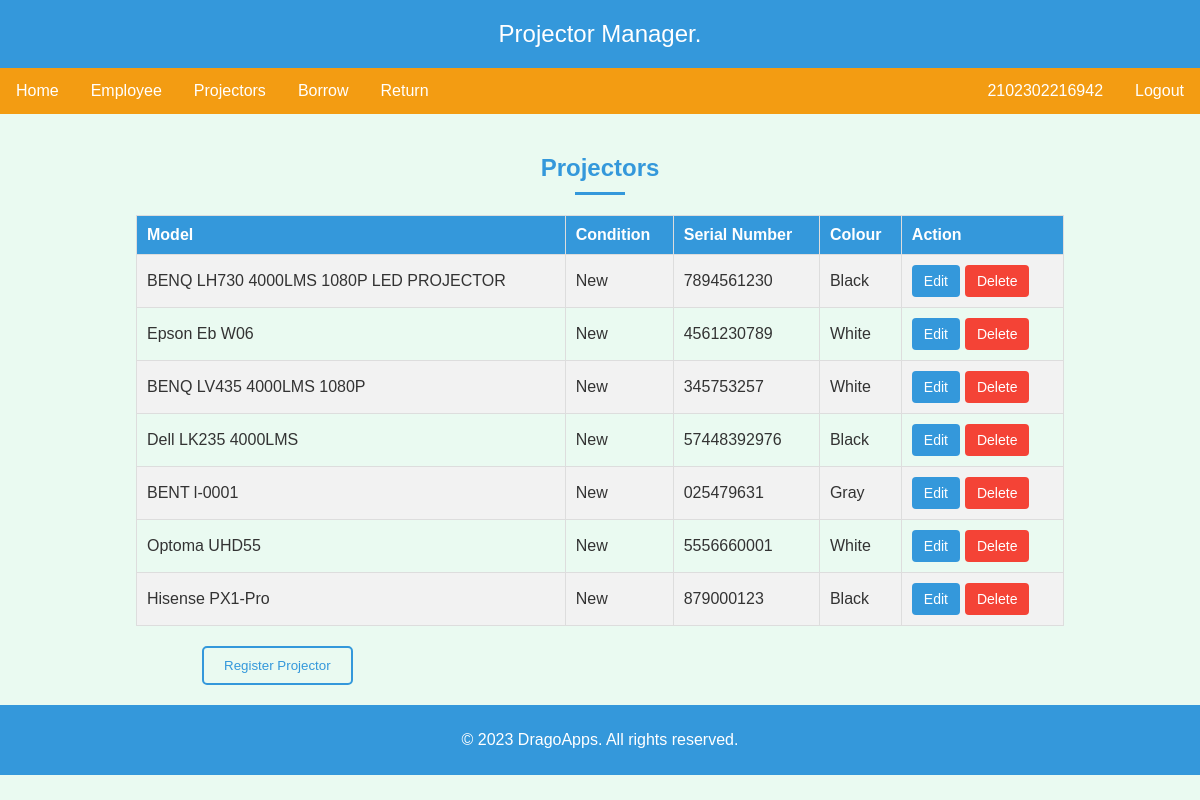
Page /projectorview.php (signed in) on the committed database.
### tables this page shows
CREATE TABLE `projector` (
  `id` int(11) NOT NULL,
  `Model` varchar(255) DEFAULT NULL,
  `Conditions` varchar(255) DEFAULT NULL,
  `SerialNumber` varchar(255) DEFAULT NULL,
  `Colour` varchar(255) DEFAULT NULL
);

### projectorview.php (the view, shortened to what this page needs)
<?php
$adminID = $_SESSION["adminID"];
?>
<!DOCTYPE html>
<html lang="en">
<head>
    <link rel="stylesheet" href="styling.css"/>
	<link rel="stylesheet" href="styling.css"/>
</head>
<body>
    <header>
        Projector Manager.
    </header>
    <nav>
        <a href="dash.php">Home</a>
        <a href="empForm.php">Employee</a>
		<a href="projectorsForm.php">Projectors</a>
        <a href="borrowForm.php">Borrow</a>
        <a href="returnForm.php">Return</a>
		<a class="ide" href="logout.php">Logout</a>
		<a class="ide"><?php echo $adminID;?></a>
    </nav>
    <section>
<?php
$conn = new mysqli('localhost', 'root', '', 'projector');
$result = $conn->query("SELECT * FROM projector");
if ($result && $result->num_rows > 0) {
    echo "<h2>Projectors</h2>";
    echo "<table border='1' class='tables'>";
    echo "<tr><th>Model</th><th>Condition</th><th>Serial Number</th><th>Colour</th><th>Action</th></tr>";
    while ($row = $result->fetch_assoc()) {
        echo "<tr>";
        echo "<td>" . $row["Model"] . "</td>";
        echo "<td>" . $row["Conditions"] . "</td>";
        echo "<td>" . $row["SerialNumber"] . "</td>";
        echo "<td>" . $row["Colour"] . "</td>";
        echo "<td>";
        echo "<button class='edit-btn' onclick='editRecord(" . $row["id"] . ")'>Edit</button>";
        echo "<button class='delete-btn' onclick='deleteRecord(" . $row["id"] . ")'>Delete</button>";
        echo "</td>";
        echo "</tr>";
            }
            echo "</table>";
        } else {
            echo "No data available.";
        }
        ?>
        <input class="styled-button" type="button" onclick="window.location.href='projectorsForm.php'" value="Register Projector">
    </section>
    <footer>
        <p>&copy; 2023 DragoApps. All rights reserved.</p>
    </footer>
</body>
</html>

### styling.css (style rules this page uses)
body { font-family: Arial, sans-serif; margin: 0; padding: 0; background-color: #2ecc71; color: #333; }
body::before { content: ''; display: block; position: fixed; top: 0; left: 0; width: 100%; height: 100%; background: rgba(255, 255, 255, 0.9); z-index: -1; }
input[type="text"]:focus, input[type="email"]:focus, input[type="password"]:focus, { border-color: #2196F3; box-shadow: 0 0 10px rgba(33, 150, 243, 0.5); }
h2 { color: #3498db; font-size: 24px; font-weight: bold; margin-bottom: 10px; text-align: center; }
h2::after { content: ""; display: block; width: 50px; height: 3px; background-color: #3498db; margin: 10px auto; }
header { background-color: #3498db; color: #fff; padding: 20px; text-align: center; }
footer { background-color: #3498db; color: #fff; padding: 10px; text-align: center; }
nav a.ide { float:right; }
.styled-button { display: inline-block; padding: 10px 20px; text-align: center; text-decoration: none; cursor: pointer; border: 2px solid #3498db; color: #3498db; border-radius: 5px; background-color: transparent; margin-left: 182px; }

### projectorview.php (style rules this page uses)
header { background-color: #3498db; color: #fff; padding: 10px; text-align: center; font-size:24px; }
nav { background-color: #f39c12; overflow: hidden; }
nav a { float:left; display: block; color: white; text-align: center; padding: 14px 16px; text-decoration: none; }
section { margin-left: 0; padding: 20px; }
a { text-decoration:none; }
.tables { width: 80%; margin: 20px auto; border-collapse: collapse; border: 1px solid #ddd; }
.tables th, .tables td { padding: 10px; border: 1px solid #ddd; text-align: left; }
.tables th { background-color: #3498db; color: #fff; }
.tables tr:nth-child(even) { background-color: #f2f2f2; }
.edit-btn, .delete-btn { padding: 8px 12px; margin-right: 5px; cursor: pointer; border: none; border-radius: 4px; font-size: 14px; transition: background-color 0.3s ease; }
.edit-btn { background-color: #3498db; color: white; }
.delete-btn { background-color: #f44336; color: white; }

### rows in the picture
projector: Model "BENQ LH730 4000LMS 1080P LED PROJECTOR", Conditions "New", SerialNumber "7894561230", Colour "Black"
projector: Model "Epson Eb W06", Conditions "New", SerialNumber "4561230789", Colour "White"
projector: Model "BENQ LV435 4000LMS 1080P", Conditions "New", SerialNumber "345753257", Colour "White"
projector: Model "Dell LK235 4000LMS", Conditions "New", SerialNumber "57448392976", Colour "Black"
projector: Model "BENT l-0001", Conditions "New", SerialNumber "025479631", Colour "Gray"
projector: Model "Optoma UHD55", Conditions "New", SerialNumber "5556660001", Colour "White"
projector: Model "Hisense PX1-Pro", Conditions "New", SerialNumber "879000123", Colour "Black"

### other values in the picture
$adminID "2102302216942"
